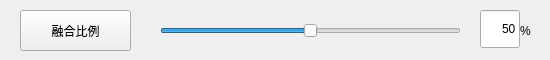
       <widget class="QWidget" name="tabFusion">
        <attribute name="title">
         <string>融合</string>
        </attribute>
        <widget class="QWidget" name="widgetSliderBkg" native="true">
         <property name="geometry">
          <rect>
           <x>140</x>
           <y>10</y>
           <width>401</width>
           <height>41</height>
          </rect>
         </property>
         <property name="minimumSize">
          <size>
           <width>250</width>
           <height>40</height>
          </size>
         </property>
         <property name="maximumSize">
          <size>
           <width>4000</width>
           <height>4000</height>
          </size>
         </property>
         <widget class="QLabel" name="label">
          <property name="geometry">
           <rect>
            <x>15</x>
            <y>10</y>
            <width>41</width>
            <height>21</height>
           </rect>
          </property>
          <property name="text">
           <string/>
          </property>
         </widget>
         <widget class="QSlider" name="hSliderFusionRatio">
          <property name="geometry">
           <rect>
            <x>20</x>
            <y>10</y>
            <width>301</width>
            <height>22</height>
           </rect>
          </property>
          <property name="minimumSize">
           <size>
            <width>200</width>
            <height>0</height>
           </size>
          </property>
          <property name="maximum">
           <number>100</number>
          </property>
          <property name="value">
           <number>50</number>
          </property>
          <property name="orientation">
           <enum>Qt::Horizontal</enum>
          </property>
         </widget>
         <widget class="QLineEdit" name="lineEditFusionRatio">
          <property name="geometry">
           <rect>
            <x>340</x>
            <y>0</y>
            <width>40</width>
            <height>38</height>
           </rect>
          </property>
          <property name="sizePolicy">
           <sizepolicy hsizetype="Expanding" vsizetype="Preferred">
            <horstretch>0</horstretch>
            <verstretch>0</verstretch>
           </sizepolicy>
          </property>
          <property name="minimumSize">
           <size>
            <width>38</width>
            <height>0</height>
           </size>
          </property>
          <property name="maximumSize">
           <size>
            <width>16777215</width>
            <height>16777215</height>
           </size>
          </property>
          <property name="text">
           <string>50</string>
          </property>
          <property name="alignment">
           <set>Qt::AlignRight|Qt::AlignTrailing|Qt::AlignVCenter</set>
          </property>
          <property name="readOnly">
           <bool>true</bool>
          </property>
         </widget>
         <widget class="QLabel" name="label_8">
          <property name="geometry">
           <rect>
            <x>380</x>
            <y>10</y>
            <width>21</width>
            <height>21</height>
           </rect>
          </property>
          <property name="text">
           <string>%</string>
          </property>
         </widget>
        </widget>
        <widget class="QPushButton" name="pushButton_3">
         <property name="geometry">
          <rect>
           <x>20</x>
           <y>10</y>
           <width>111</width>
           <height>41</height>
          </rect>
         </property>
         <property name="sizePolicy">
          <sizepolicy hsizetype="Minimum" vsizetype="Preferred">
           <horstretch>0</horstretch>
           <verstretch>0</verstretch>
          </sizepolicy>
         </property>
         <property name="layoutDirection">
          <enum>Qt::LeftToRight</enum>
         </property>
         <property name="text">
          <string>融合比例</string>
         </property>
         <property name="flat">
          <bool>false</bool>
         </property>
        </widget>
       </widget>
